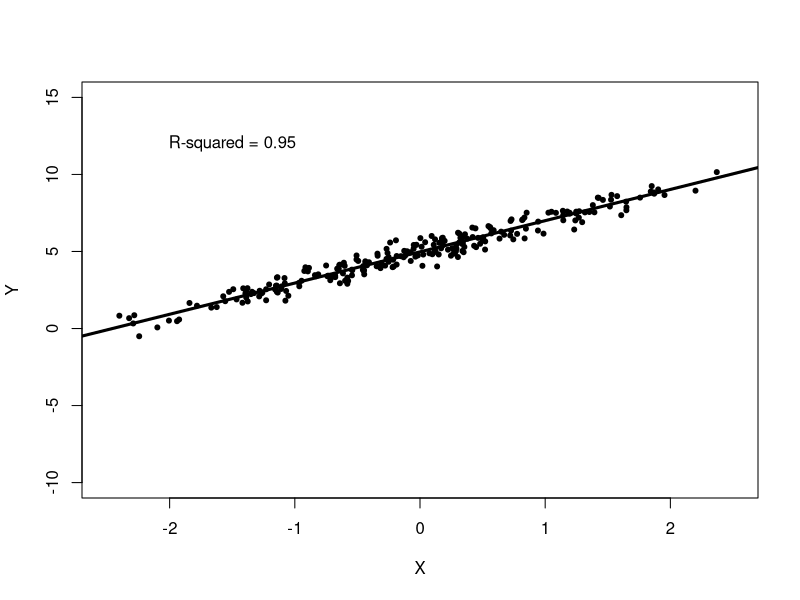
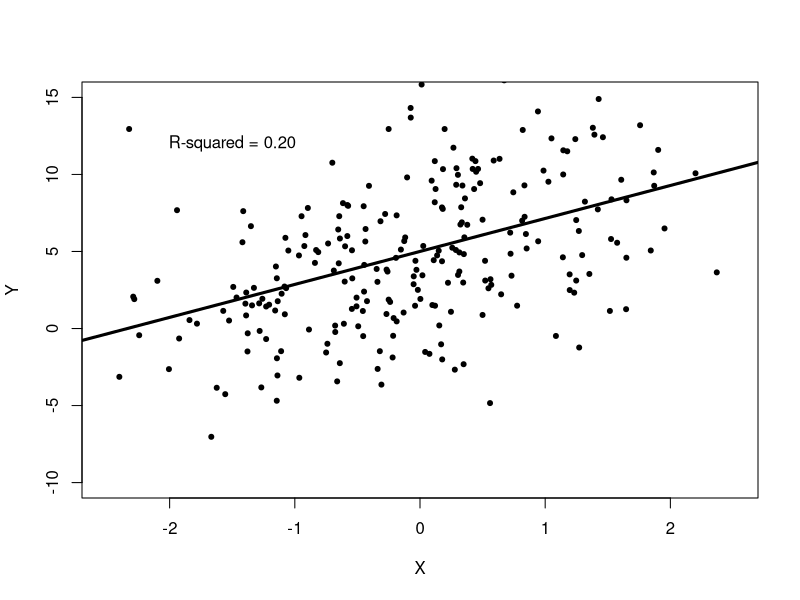
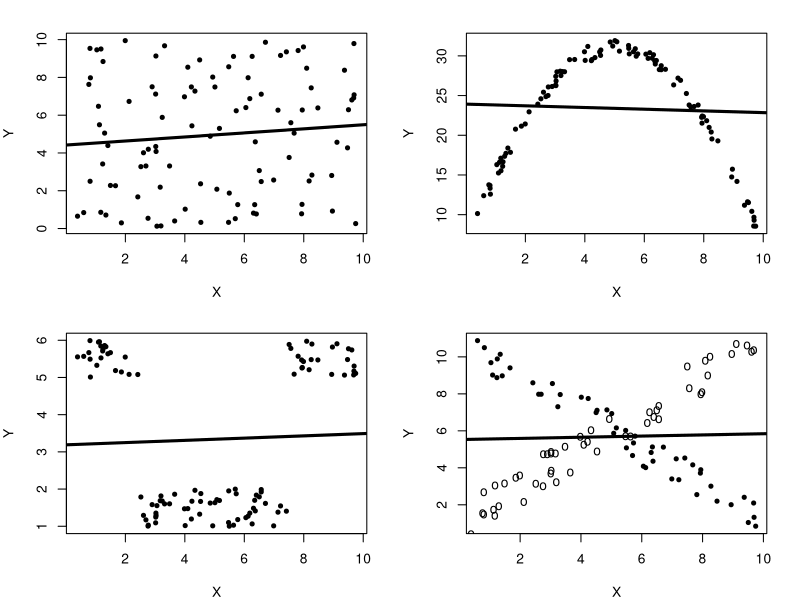

The R script that drew these images, in order:
######################################
# Code for PLSC 503 Day Five
# (Spring 2017)
#
# File created 1/24/2017
#
# File last modified 1/24/2017
######################################
# setwd() first:
#
# setwd("~/PLSC 503/Notes") # or whatever...

seed <- 7222009
set.seed(seed)

X<-rnorm(250)
Y1<-5+2*X+rnorm(250,mean=0,sd=sqrt(0.2))
Y2<-5+2*X+rnorm(250,mean=0,sd=sqrt(20))
fit<-lm(Y1~X)
summary(fit)

pdf("TightLine-R.pdf",5,5)
plot(X,Y1,pch=20,xlab="X",ylab="Y",
     xlim=c(-2.5,2.5),ylim=c(-10,15))
abline(fit,lwd=3)
text(-1.5,12,labels="R-squared = 0.95")
dev.off()

fit2<-lm(Y2~X)
summary(fit2)

pdf("ScatteredLine-R.pdf",5,5)
plot(X,Y2,pch=20,xlab="X",ylab="Y",
     xlim=c(-2.5,2.5),ylim=c(-10,15))
abline(fit2,lwd=3)
text(-1.5,12,labels="R-squared = 0.20")
dev.off()

# Three-observation regression:

X<-c(1,2,3)
Y<-c(1,1,7)
WSR<-lm(Y~X)
summary(WSR)

# R^2 = 0 plots:

seed<-7222009
set.seed(seed)

pdf("RSqZero.pdf",7,6)
par(mfrow=c(2,2))
par(mar=c(4,4,2,2))
X<-(runif(100))*10
Yzero<-(runif(100))*10
Yquad<-30-((X-5)^2)+(2*runif(100))
Ystep<-ifelse(abs(X-5)>2.5,5+runif(100),1+runif(100))
Ytype<-rep(0:1,50)
Yvar<-ifelse(Ytype==1,X+(2*runif(50)),10-X+2*runif(50))
plot(Yzero~X,xlab="X", ylab="Y",pch=20)
abline(lm(Yzero~X),lwd=3)
plot(Yquad~X,xlab="X", ylab="Y",pch=20)
abline(lm(Yquad~X),lwd=3)
plot(Ystep~X,xlab="X", ylab="Y",pch=20)
abline(lm(Ystep~X),lwd=3)
plot(Yvar[Ytype==0]~X[Ytype==0],xlab="X", ylab="Y",pch=20)
points(Yvar[Ytype==1]~X[Ytype==1],pch="o")
abline(lm(Yvar~X),lwd=3)
dev.off()
